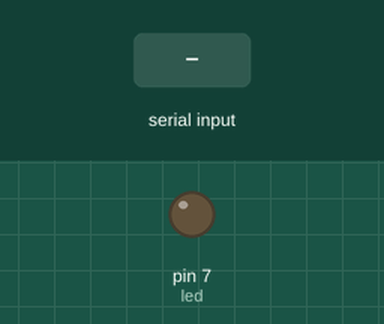
A sketch run on a simulated Arduino Uno, built with avr-gcc and run on an emulated ATmega328P. Parts: output pins drawn as LEDs (lit = HIGH). Dashed ring = blinking. The inputs (shaded band) are chosen by the test bench. What the sketch prints to the serial monitor is not drawn.

Above: at 1.2 s.
1.3 s: "90,45\n" received over Serial
At 1.4 s:
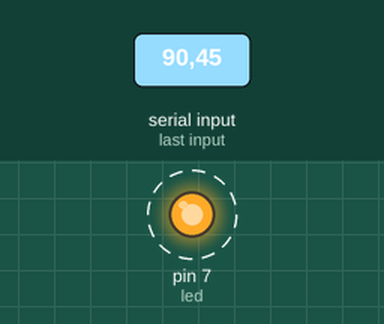
Timing chart, 0 to 10.3 s (numbered marks = the images above; inputs shaded):
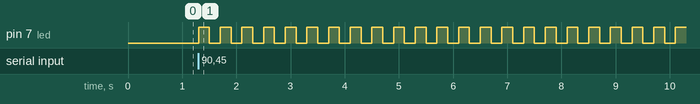

Measured:
- after the input at 1.3 s, pin 7 (led): alternates HIGH for 0.20 s and LOW for 0.20 s, starting at once

The sketch:

pr3.ino
```cpp
int number;
int led = 7;

void setup() {
  // put your setup code here, to run once:
  Serial.begin(9600);
  pinMode(led, OUTPUT);
}

void loop() {
  // put your main code here, to run repeatedly:
  Serial.println("Enter number: ");
  while (Serial.available() == 0) {

  }
  number = Serial.parseInt();
  for (int i = 0; i < number; i++) {
    digitalWrite(led, HIGH);
    delay(200);
    digitalWrite(led, LOW);
    delay(200);
  }
}
```
